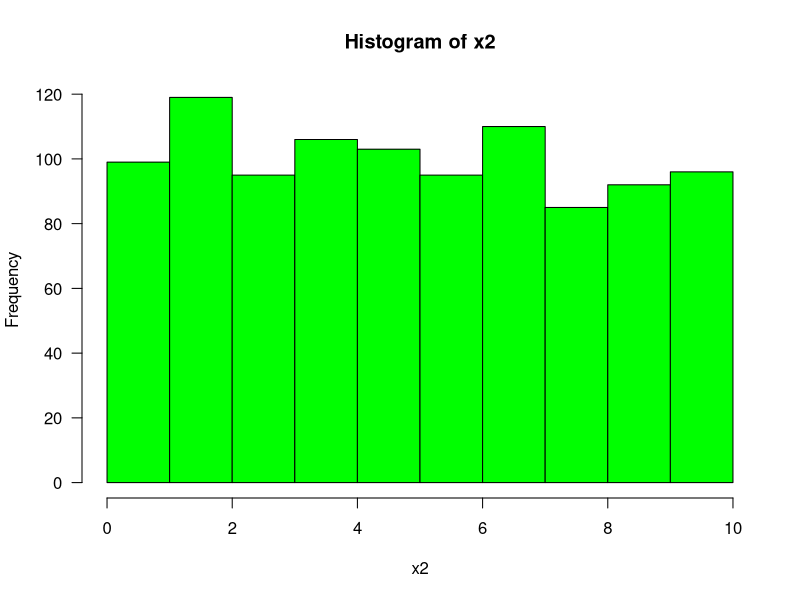
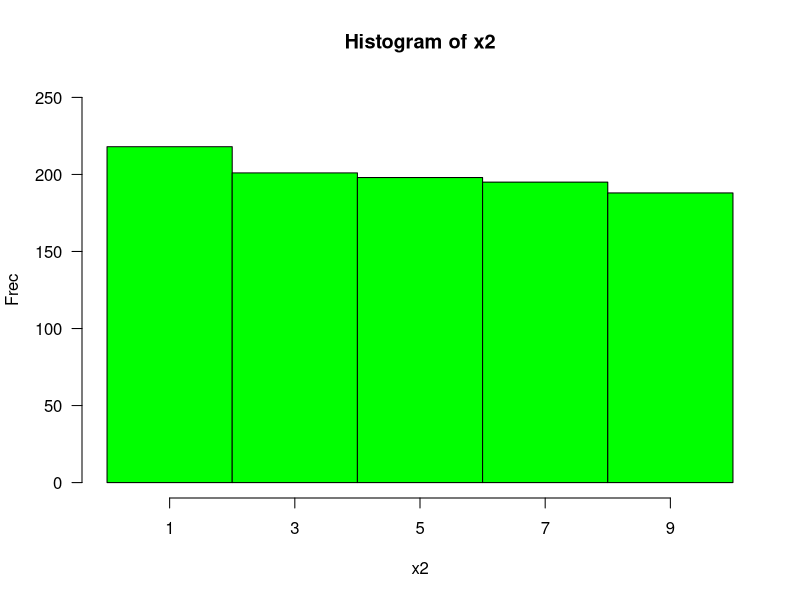
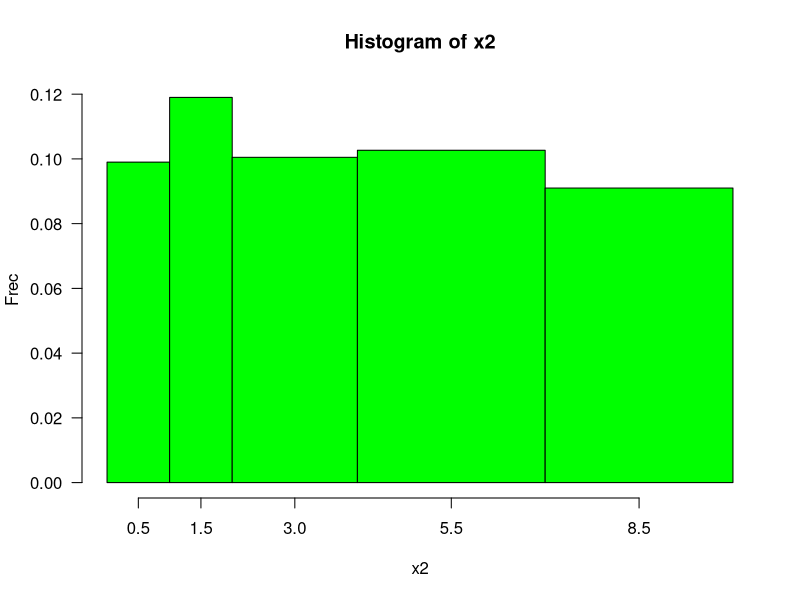
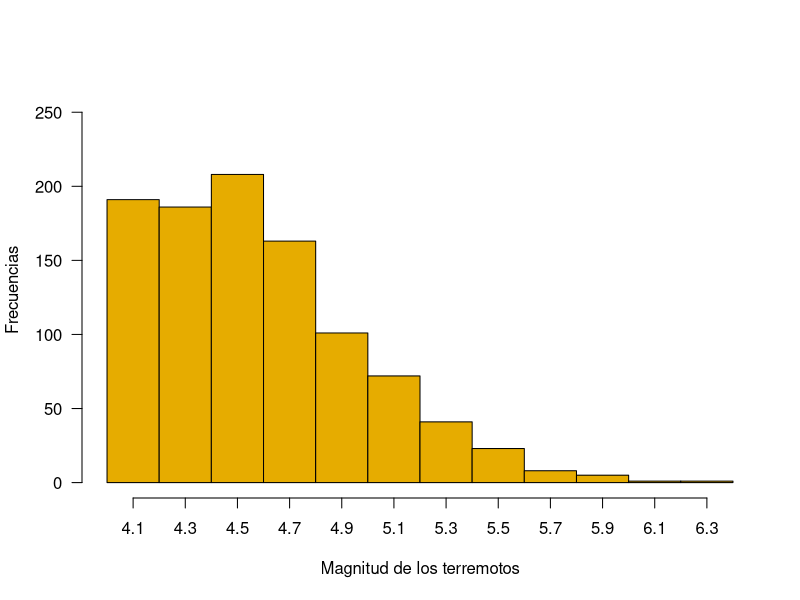
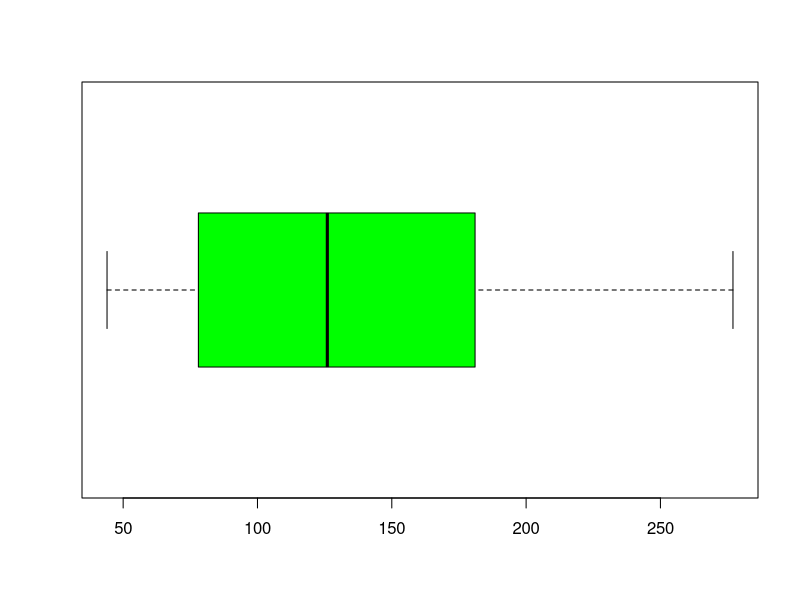
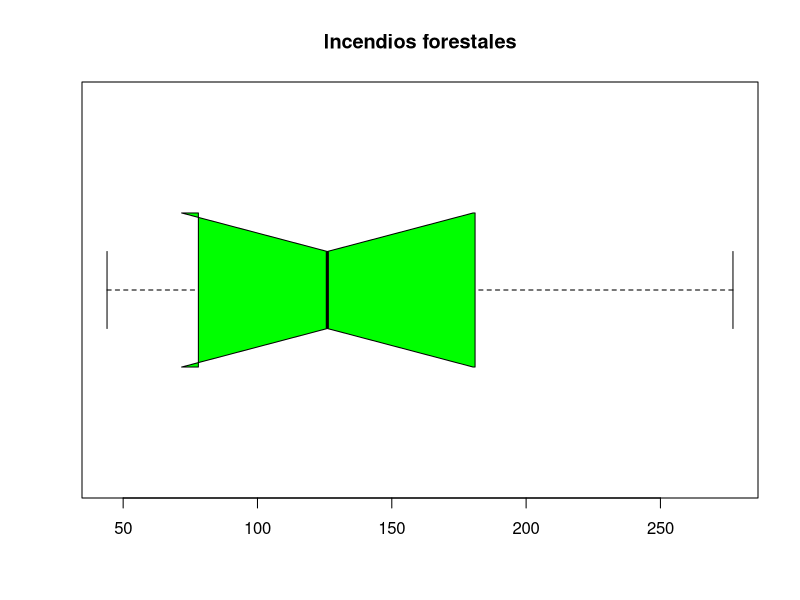

Reproduce these figures in R, in order.

# Problema 1 --------------------------------------------------------------

set.seed(9875) 
size <- 1000
x2 <- round(runif(n = size, min = 0, max = 10),2)
x2

size_hist <- hist(x2, las= 1, col= "green") 

size_hist

size_hist$breaks 
size_hist$mids

size_hist <- hist(x2, xaxt = "n",
                  breaks = c(0, 2, 4, 6, 8, 10),
                  col = "green",
                  ylab = "Frec",
                  las = 1,
                  ylim = c(0,250))

axis(1,size_hist$mids)


size_hist2 <- hist(x2, xaxt = "n",
                  breaks = c(0, 1, 2, 4, 7, 10),
                  col = "green",
                  ylab = "Frec",
                  las = 1) 
                  
axis(1,size_hist2$mids) 


# Problema 2 --------------------------------------------------------------

#a. ¿Cuál distribución parece estar sesgada a la derecha?
  #Respuesta: A

#b. ¿Cuál distribución parece estar sesgada a la izquierda?
  #Respuesta: D

#c. ¿Cuál distribución parece ser simétrica o en forma de “campana”?
  #Respuesta: C

#d. ¿Cuál distribución parece ser bimodal?
  #Respuesta: B

#e. ¿Cuál distribución parece mostrar una falta de intervalos?
  #Respuesta: C


# Problema 3 --------------------------------------------------------------

data(quakes) 

mags <- hist(quakes$mag, xaxt = "n",
             col = "#e6ac00", xlab="Magnitud de los terremotos",
             ylab= "Frecuencias",
             main = "",
             las = 1,
             ylim = c(0,260))
axis(1, mags$mids)


#a. ¿Cómo describiría la forma de esta distribución de las magnitudes de los terremotos?
  #Respuesta: sesgada hacia la derecha

#b. Mencione un intervalo donde ocurren tipicamente las magnitudes.
  #Respuesta: ocurren en el intervalo de 4.5 

#c. Determine el rango de las magnitudes (Range = Max - Min).
  #Respuesta: Max= 6.4, Min= 4. Rnago= 2.4

max(quakes$mag)
min(quakes$mag)
range= (max(quakes$mag) - min(quakes$mag)) 
range

#d. ¿Qué porcentaje de los terremotos ocurren con magnitud en la clase 5.3 (5.1 : 5.4)?
  #Respuesta:

library(dplyr) 

mag2 <- quakes%>%
  filter(mag =="5.3")
porcent_5.3 <- 100*(length(mag2$mag)/length(quakes$mag))
porcent_5.3

#e. ¿Qué porcentaje de los terremotos tiene una magnitud igual o mayor a 5.0?
  #Respuesta:

mag3 <- quakes%>%
  filter(mag >="5")
porc_5 <- 100*(length(mag3$mag)/length(quakes$mag))
porc_5

#f. ¿Qué porcentaje de los terremotos tienen una magnitud menor o igual a 4.6?#
  #Respuesta:

mag4 <- quakes%>%
  filter(mag <="4.6")
porc_4.6 <- 100*(length(mag4$mag)/length(quakes$mag))
porc_4.6


# Problema 4 --------------------------------------------------------------

# ¿Qué porcentaje de las observaciones en una distribución se encuentran entre el primer y el tercer cuartil?

#Respuesta: b) 50 % 



# Problema 5 --------------------------------------------------------------

#a. ¿Cuál especie tiene el diámetro más pequeño? Respuesta: C


#b. ¿Cuál especie tiene el diámetro más grande? Respuesta: F


#c. ¿Cuál especie tiene el diámetro mínimo más alto? Respuesta: F


#d. ¿Cuál especie tiene la mediana de diámetro más pequeña? Respuesta: C


#e. ¿Cuál especie tiene la mediana de diámetro mas grande? Respuesta: H


#f. ¿Cuál especie tiene el menor rango de diámetro? Respuesta: F


#g. ¿Cuál especie tiene el rango intercuantil (Q3-Q1) mas grande? Respuesta: C


#h. ¿Cuál especie tiene el rango intercuantil (Q3-Q1) mas pequeño? Respuesta: F


#i. ¿Cuál especie tiene una distribución simétrica? Respuesta: H


#j. ¿Cuál especie tiene el sesgo positivo (ver Fig. 2) más marcado ? F



# Problema 6 --------------------------------------------------------------

fires <- c(78, 44, 47, 105, 126, 181, 277, 210, 155) 
fires

min(fires)
max(fires)
range(fires)
quantile(fires, c(0.25))
quantile(fires, c(0.50))
quantile(fires, c(0.75)) 
mean(fires)
var(fires)
sd(fires)

boxplot(fires, col="green", horizontal= TRUE) 

#Agregar intervalo de confianza al 95%
boxplot(fires, notch = TRUE, col="green", horizontal= TRUE, main = "Incendios forestales")








